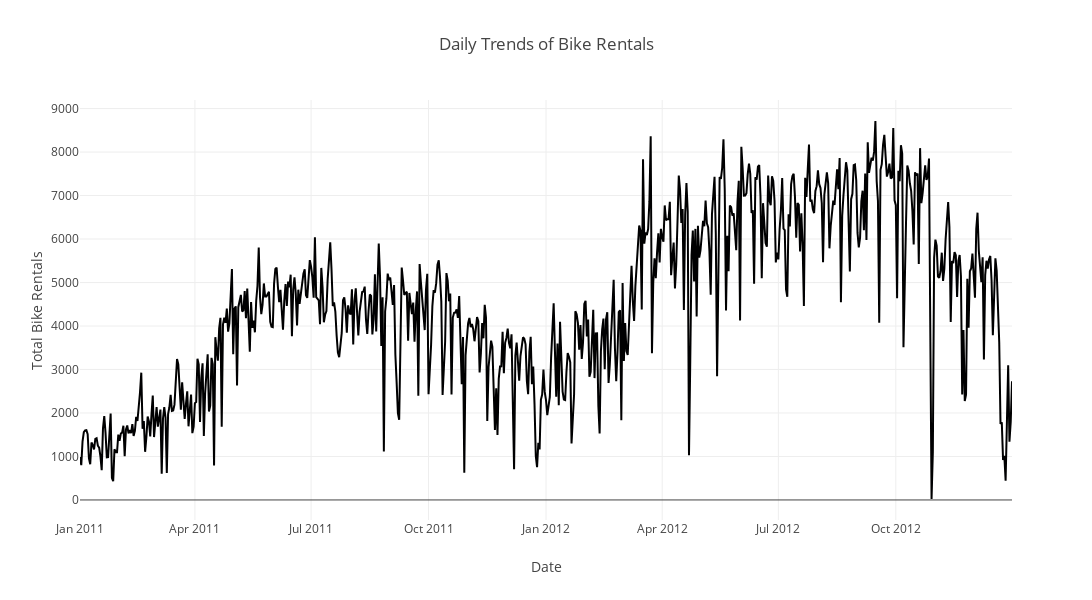

Notebook code cell kept with this figure:
### Markdown cell above
* The darker regions represent higher densities of observations.
* The plot shows: as temperature increases, bike rentals also generally increase, with the highest density observed in the mid-temperature range.
* There's a significant concentration of rentals when the temperature is between approximately 15ºC and 30ºC.

### Code cell
aux_data = df.copy()
aux_data['aux_actual_temp'] = aux_data['temp'] * 41
aux_data['aux_actual_atemp'] = aux_data['atemp'] * 50
fig = plots.plotly_daily_trends(aux_data, 1600, 600)  # 16x6 inches at 100 PPI
fig.show()

### Figure 1 — Plotly figure (JSON) as saved in the notebook; plotly's stock layout.template omitted (floating-point values rounded to 4 significant figures; data arrays with more than 128 entries replaced by an {"elided": "..."} marker saying what was removed)
{"data": [{"hovertemplate": "dteday=%{x}<br>Total Bike Rentals=%{y}<extra></extra>", "legendgroup": "", "line": {"color": "#000001", "dash": "solid"}, "marker": {"symbol": "circle"}, "mode": "lines", "name": "", "orientation": "v", "showlegend": false, "type": "scatter", "x": {"elided": "731 str values"}, "xaxis": "x", "y": {"elided": "731 int values"}, "yaxis": "y"}], "layout": {"height": 600, "legend": {"tracegroupgap": 0}, "title": {"text": "Daily Trends of Bike Rentals"}, "width": 1600, "xaxis": {"anchor": "y", "domain": [0, 1], "title": {"text": "Date"}}, "yaxis": {"anchor": "x", "domain": [0, 1], "title": {"text": "Total Bike Rentals"}}}}
